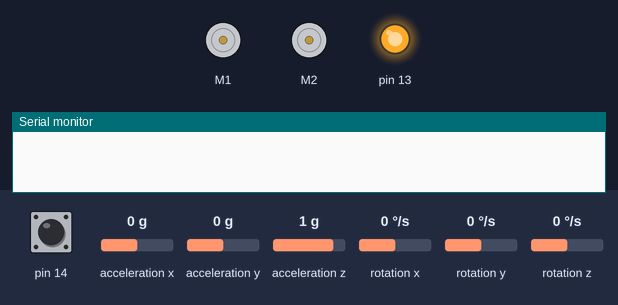
A sketch run on a simulated Arduino Leonardo, built with avr-gcc and run on an emulated ATmega32U4. Shown: 2 × DC motor (green arrow = forward, orange = backward, longer = faster), output pins drawn as LEDs (lit = HIGH), the last lines printed to the serial monitor. The test bench sets the inputs (shaded band); at power-on: pin 14 HIGH, acceleration x 0 g, acceleration y 0 g, acceleration z 1 g, rotation x 0 °/s, rotation y 0 °/s, rotation z 0 °/s.

Above: at 1.3 s.
1.4 s: pin 14 pulled LOW for 3.2 s
At 3.3 s:
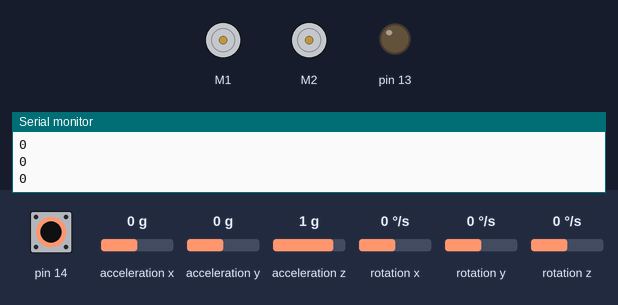
Timing chart, 0 to 4.8 s (numbered marks = the images above; inputs shaded):
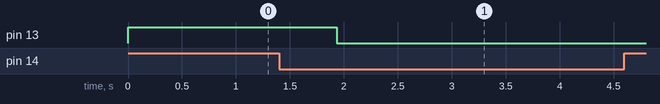

The sketch:

Arduino_Code.ino
```cpp
#include <Wire.h>
#include <Zumo32U4.h>
#include "TurnSensor.h"
Zumo32U4Motors motors;
Zumo32U4Encoders encoders;
Zumo32U4ButtonA buttonA;
Zumo32U4IMU imu;
int16_t countsLeft;
int16_t countsRight;
String val1;
String val2;
String data[3];
int goal[3];
float wheelDia=3.8;
float countsPerRevolution=617.40;
float trackWidth= 10;
float distancePerCount = (3.142*wheelDia)/countsPerRevolution;
float radPerCount = (3.142 * (wheelDia/trackWidth))/countsPerRevolution;
float deltaDistance=0;
double data1;
double m=0;
double m1=0;
double T=0;
double distance=0;
double T_dis=0;
float angle=0;

void setup() {
  Wire.begin();
  Serial.begin(9600);
  Serial1.begin(9600);
  Serial1.flush();
  Serial.flush();
  turnSensorSetup();
  delay(500);
  turnSensorReset();
    while (!buttonA.getSingleDebouncedRelease())
  {
    turnSensorUpdate();
    Serial.println((((int32_t)turnAngle >> 16) * 360) >> 16);
  }

}
void loop() {
  readData();
motors.setSpeeds(goal[1], goal[2]);
turnSensorUpdate();
angle=((((int32_t)turnAngle >> 16) * 360) >> 16);
angle=angle*(3.142/180);
int16_t countsLeft = encoders.getCountsLeft();
int16_t countsRight = encoders.getCountsRight();
deltaDistance=((countsLeft+countsRight)/2)*distancePerCount;
deltaDistance=(deltaDistance/100);
 sendData(deltaDistance,angle);
}
void sendData (float a, float b)
{
  val1=String(a);
  val2=String(b);

  Serial1.print(","+val1+";"+"/"+val2+"]");

  }
void readData ()
  {
         while (Serial1.available()>0)
         {
for(int i=0;i<=2;i++)
{
  data[i]=Serial1.readStringUntil(' ');
  goal[i]=(data[i].toFloat());
}
         }
    }
```

TurnSensor.cpp
```cpp
/* Turnsensor.h and TurnSensor.cpp provide functions for
configuring the Zumo 32U4's gyro, calibrating it, and using it to
measure how much the robot has turned about its Z axis. */

#include <Wire.h>
#include "TurnSensor.h"

/* turnAngle is a 32-bit unsigned integer representing the amount
the robot has turned since the last time turnSensorReset was
called.  This is computed solely using the Z axis of the gyro, so
it could be inaccurate if the robot is rotated about the X or Y
axes.

Our convention is that a value of 0x20000000 represents a 45
degree counter-clockwise rotation.  This means that a uint32_t
can represent any angle between 0 degrees and 360 degrees.  If
you cast it to a signed 32-bit integer by writing
(int32_t)turnAngle, that integer can represent any angle between
-180 degrees and 180 degrees. */
uint32_t turnAngle = 0;

// turnRate is the current angular rate of the gyro, in units of
// 0.07 degrees per second.
int16_t turnRate;

// This is the average reading obtained from the gyro's Z axis
// during calibration.
int16_t gyroOffset;

// This variable helps us keep track of how much time has passed
// between readings of the gyro.
uint16_t gyroLastUpdate = 0;

/* This should be called in setup() to enable and calibrate the
gyro.  It uses the LCD, yellow LED, and button A.  While the LCD
is displaying "Gyro cal", you should be careful to hold the robot
still.

The digital zero-rate level of the gyro can be as high as
25 degrees per second, and this calibration helps us correct for
that. */
void turnSensorSetup()
{
  Wire.begin();
  imu.init();
  imu.enableDefault();
  imu.configureForTurnSensing();


  // Turn on the yellow LED in case the LCD is not available.
  ledYellow(1);

  // Delay to give the user time to remove their finger.
  delay(500);

  // Calibrate the gyro.
  int32_t total = 0;
  for (uint16_t i = 0; i < 1024; i++)
  {
    // Wait for new data to be available, then read it.
    while(!imu.gyroDataReady()) {}
    imu.readGyro();

    // Add the Z axis reading to the total.
    total += imu.g.z;
  }
  ledYellow(0);
  gyroOffset = total / 1024;

  // Display the angle (in degrees from -180 to 180) until the
  // user presses A.
  turnSensorReset();
  turnSensorUpdate();
}

// This should be called to set the starting point for measuring
// a turn.  After calling this, turnAngle will be 0.
void turnSensorReset()
{
  gyroLastUpdate = micros();
  turnAngle = 0;
}

// Read the gyro and update the angle.  This should be called as
// frequently as possible while using the gyro to do turns.
void turnSensorUpdate()
{
  // Read the measurements from the gyro.
  imu.readGyro();
  turnRate = imu.g.z - gyroOffset;

  // Figure out how much time has passed since the last update (dt)
  uint16_t m = micros();
  uint16_t dt = m - gyroLastUpdate;
  gyroLastUpdate = m;

  // Multiply dt by turnRate in order to get an estimation of how
  // much the robot has turned since the last update.
  // (angular change = angular velocity * time)
  int32_t d = (int32_t)turnRate * dt;

  // The units of d are gyro digits times microseconds.  We need
  // to convert those to the units of turnAngle, where 2^29 units
  // represents 45 degrees.  The conversion from gyro digits to
  // degrees per second (dps) is determined by the sensitivity of
  // the gyro: 0.07 degrees per second per digit.
  //
  // (0.07 dps/digit) * (1/1000000 s/us) * (2^29/45 unit/degree)
  // = 14680064/17578125 unit/(digit*us)
  turnAngle += (int64_t)d * 14680064 / 17578125;
}
```

TurnSensor.h
```cpp
/* Turnsensor.h and TurnSensor.cpp provide functions for
configuring the Zumo 32U4's gyro, calibrating it, and using it to
measure how much the robot has turned about its Z axis. */

#pragma once

#include <Zumo32U4.h>

// This constant represents a turn of 45 degrees.
const int32_t turnAngle45 = 0x20000000;

// This constant represents a turn of 90 degrees.
const int32_t turnAngle90 = turnAngle45 * 2;

// This constant represents a turn of approximately 1 degree.
const int32_t turnAngle1 = (turnAngle45 + 22) / 45;

// These are defined in TurnSensor.cpp:
void turnSensorSetup();
void turnSensorReset();
void turnSensorUpdate();
extern uint32_t turnAngle;
extern int16_t turnRate;

// These objects must be defined in your sketch.
extern Zumo32U4ButtonA buttonA;
extern Zumo32U4LCD lcd;
extern Zumo32U4IMU imu;
```
